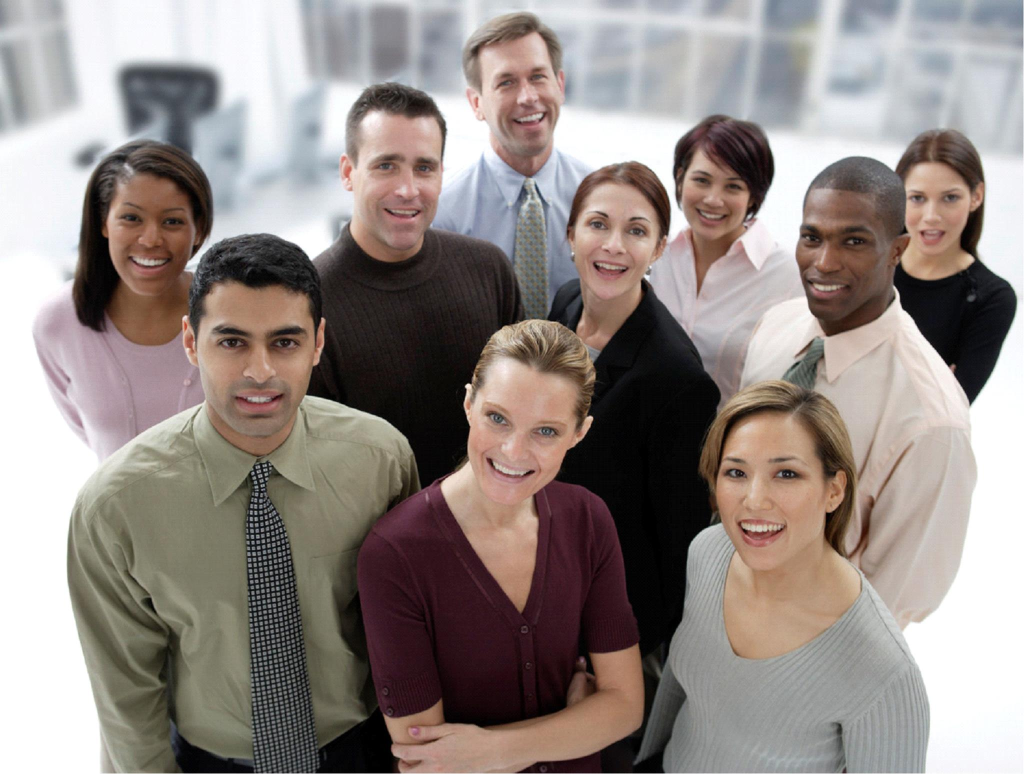
#> input picture group2.jpg, 2048 x 1548 px (shown at 1/2 size)
$ python face_detection.py
#> lines starting #> are read from the running program, lines starting #| are printed output that depends on the picture; after the words box and inside, x2 and y2 are one past the last pixel; in counts of white or black regions, pixels touching at a corner belong together
#> further down, img is the input picture: shape (1548, 2048, 3); mean B, G, R 133.3, 137.5, 147.2
#Face detection using hara cascading
import cv2 as cv
import numpy as np
#rescalling
def rescaling(frame,scale=0.40):
#> called with scale = 0.4
    width=int(frame.shape[1] * scale)
#> width = 819
    height=int(frame.shape[0] * scale)
#> height = 619
    dimentions=(width,height)
#> dimentions = (819, 619)
    return cv.resize(frame,dimentions,interpolation=cv.INTER_AREA)
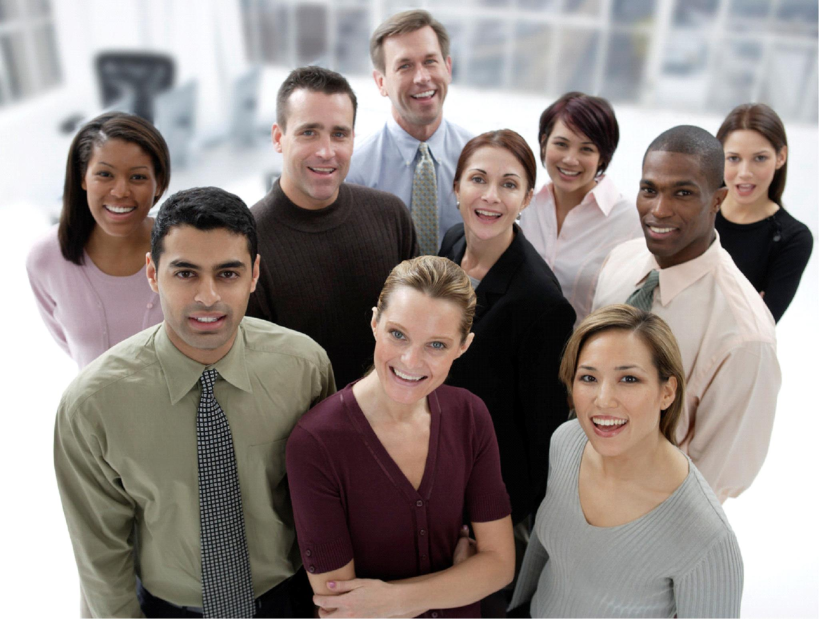
#> returned value: shape (619, 819, 3); mean of channels 0, 1, 2 133.3, 137.5, 147.2; drawn as B, G, R
#----------------------------------
img = cv.imread('group2.jpg')
rescaled_img= rescaling(img)
cv.imshow("rescaled img",rescaled_img)
#cv.imshow("lady",img)
gray=cv.cvtColor(rescaled_img,cv.COLOR_BGR2GRAY)
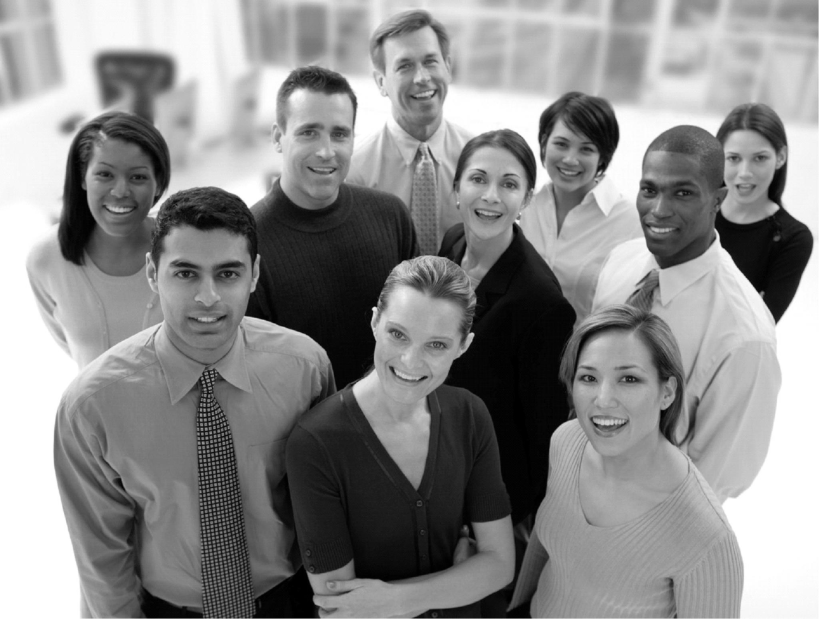
#> gray: shape (619, 819); min 0, max 255, mean 139.9
cv.imshow("grey image",gray)
hara_caascade= cv.CascadeClassifier("hara_face.xml")

faces_rect = hara_caascade.detectMultiScale(gray, scaleFactor=1.1, minNeighbors=7)
#> faces_rect = [[378, 36, 77, 77], [538, 122, 66, 66], [711, 131, 72, 72], [79, 144, 82, 82], [448, 148, 88, 88], [622, 157, 90, 90], [278, 100, 90, 90], [372, 308, 92, 92], [553, 336, 109, 109], [147, 227, 121, 121]]

print("number of faces found =",len(faces_rect))
#| number of faces found = 10

for (x,y,w,h) in faces_rect:
    cv.rectangle(rescaled_img,(x,y),(x+w,y+h),(0,255,0),thickness=2)
#> this loop made 10 passes
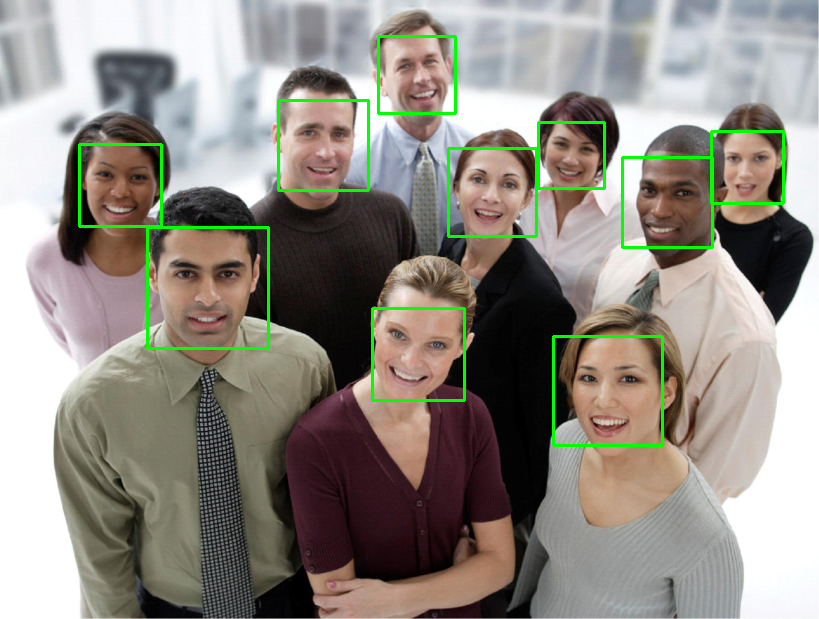
#> rescaled_img: shape (619, 819, 3); 2.06% of pixels changed, all inside (x1, y1, x2, y2) = (78, 35, 785, 447)
cv.imshow("ditected faces ",rescaled_img)
cv.waitKey(0) & 0xff==ord("q")

$ run again, with T1.jpg copied over group2.jpg
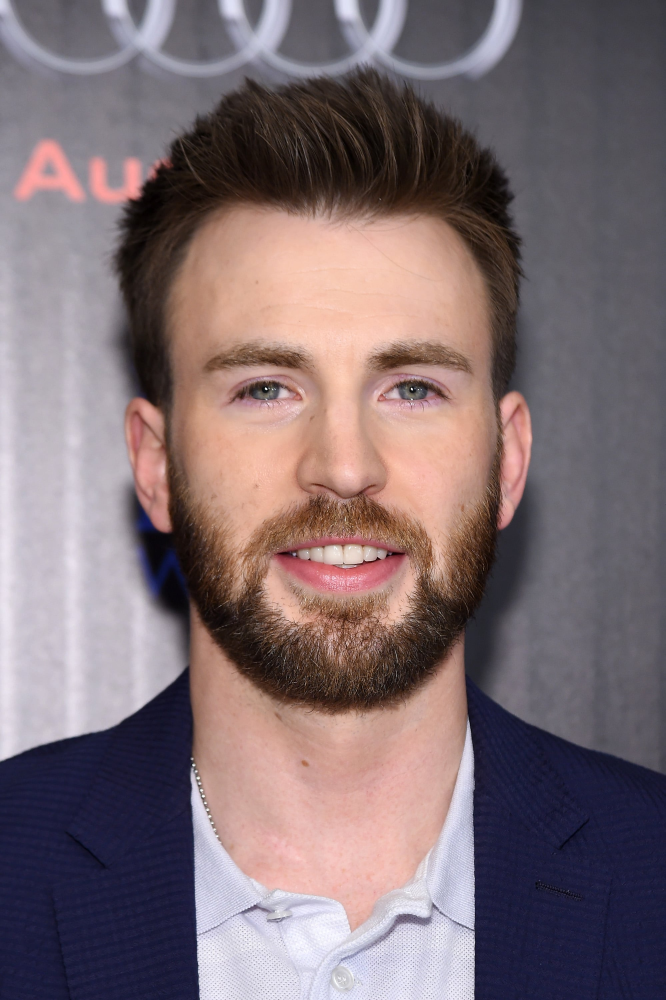
#> input picture T1.jpg, 1996 x 3000 px (shown at 1/3 size)
#> img is the input picture: shape (3000, 1996, 3); mean B, G, R 114.5, 110.1, 126.5
#> `gray=cv.cvtColor(rescaled_img,cv.COLOR_BGR2GRAY)`:
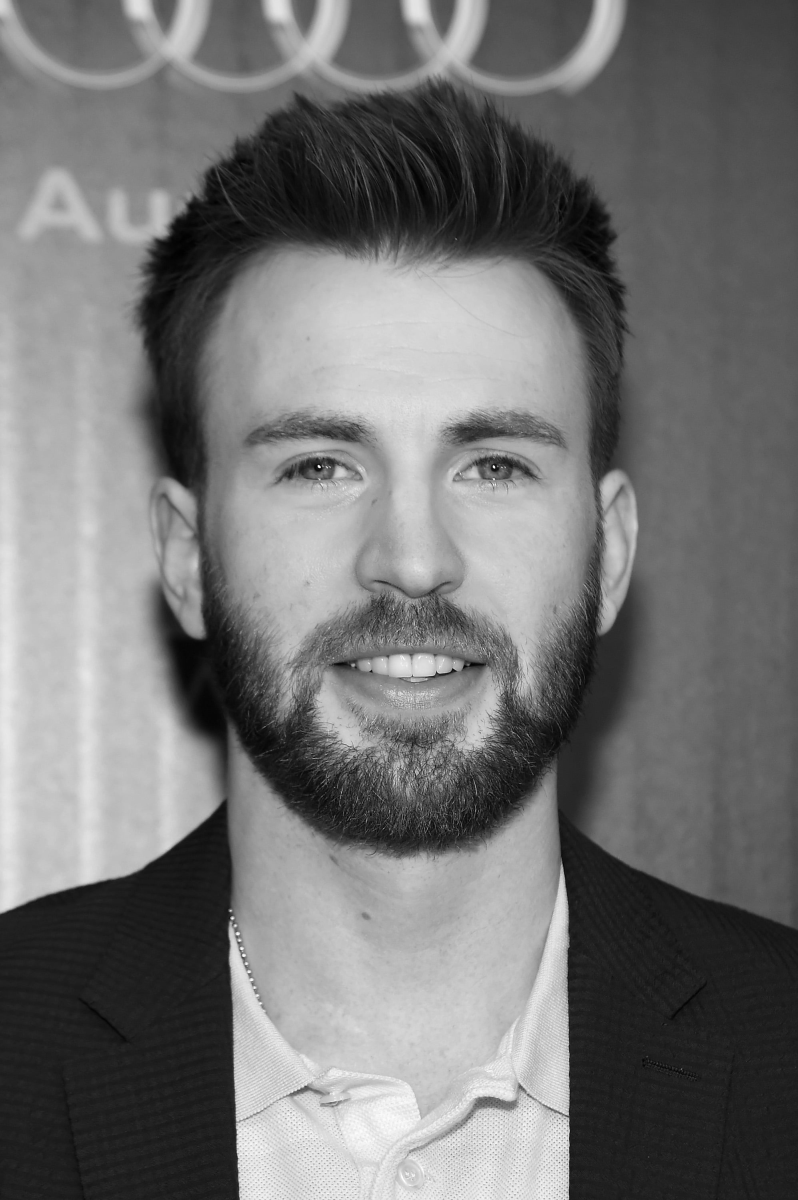
#> gray: shape (1200, 798); min 1, max 255, mean 115.5
#> faces_rect = [[155, 269, 505, 505]]
#| number of faces found = 1
#> the loop `for (x,y,w,h) in faces_rect:` made 1 pass
#> after the loop `for (x,y,w,h) in faces_rect:`:
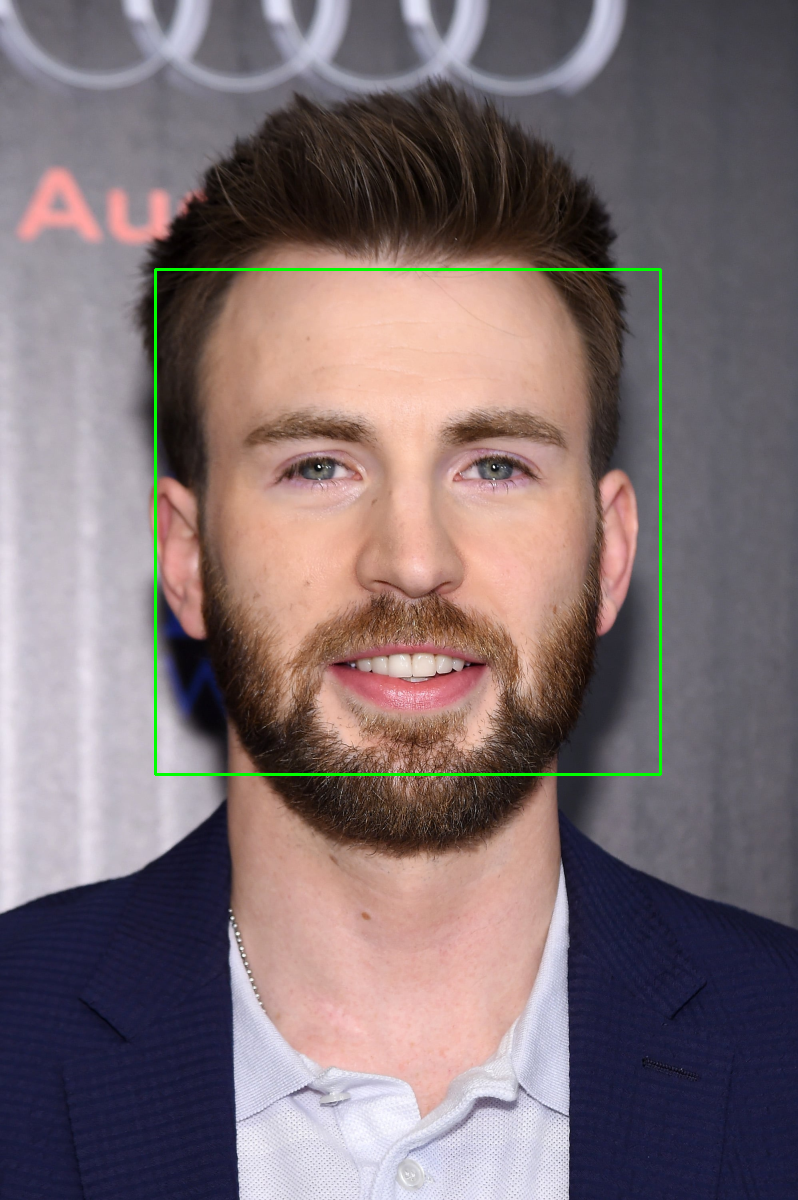
#> rescaled_img: shape (1200, 798, 3); mean B, G, R 113.9, 111.1, 125.7

$ run again, with T2.jpg copied over group2.jpg
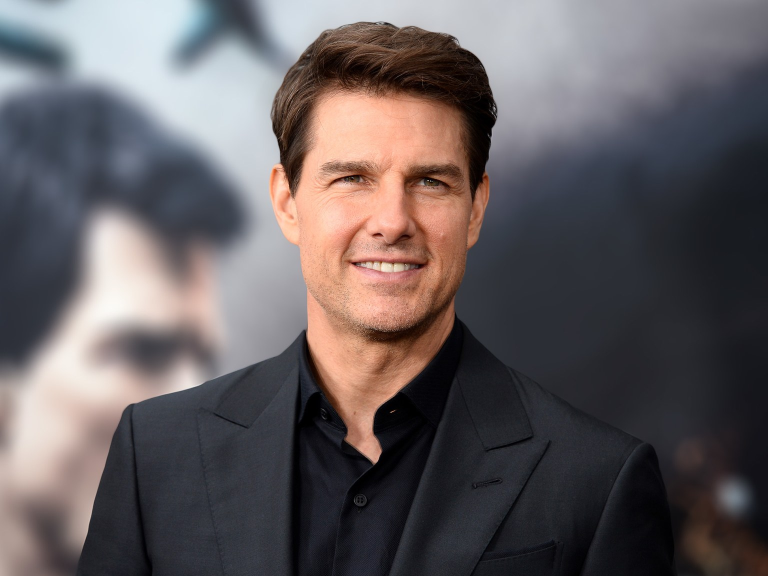
#> input picture T2.jpg, 1536 x 1152 px (shown at 1/2 size)
#> img is the input picture: shape (1152, 1536, 3); mean B, G, R 95.1, 92.9, 99.8
#> `gray=cv.cvtColor(rescaled_img,cv.COLOR_BGR2GRAY)`:
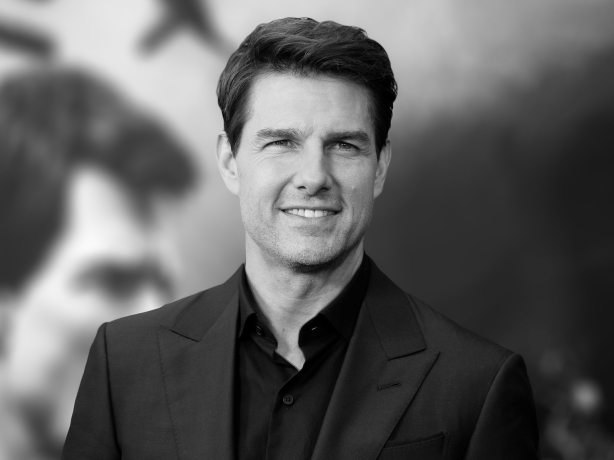
#> gray: shape (460, 614); min 0, max 250, mean 95.2
#> faces_rect = [[221, 74, 182, 182]]
#| number of faces found = 1
#> the loop `for (x,y,w,h) in faces_rect:` made 1 pass
#> after the loop `for (x,y,w,h) in faces_rect:`:
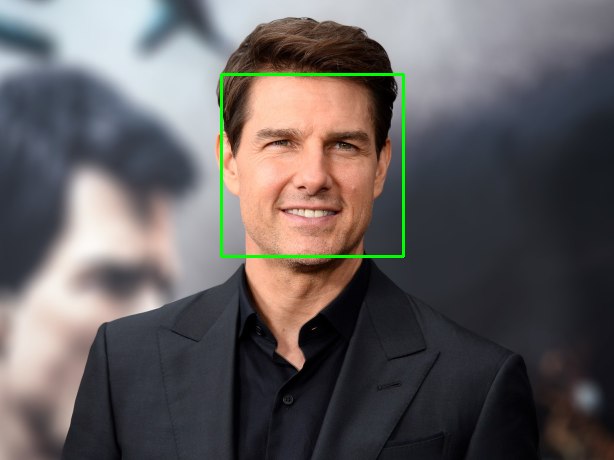
#> rescaled_img: shape (460, 614, 3); mean B, G, R 94.3, 94.1, 98.8

$ run again, with T3.jpg copied over group2.jpg
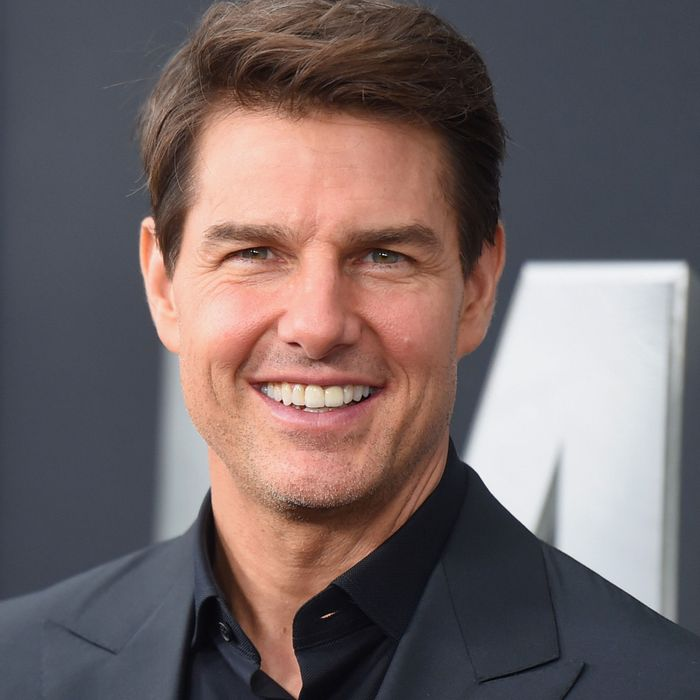
#> input picture T3.jpg, 700 x 700 px
#> img is the input picture: shape (700, 700, 3); mean B, G, R 102.2, 101.8, 115.3
#> `gray=cv.cvtColor(rescaled_img,cv.COLOR_BGR2GRAY)`:
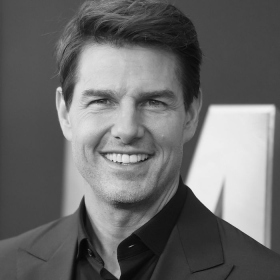
#> gray: shape (280, 280); min 7, max 242, mean 105.8
#> faces_rect = [[56, 47, 141, 141]]
#| number of faces found = 1
#> the loop `for (x,y,w,h) in faces_rect:` made 1 pass
#> after the loop `for (x,y,w,h) in faces_rect:`:
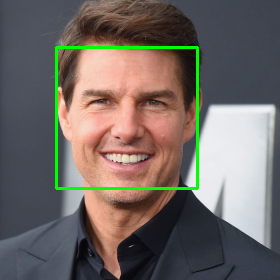
#> rescaled_img: shape (280, 280, 3); mean B, G, R 100, 105, 112.6
